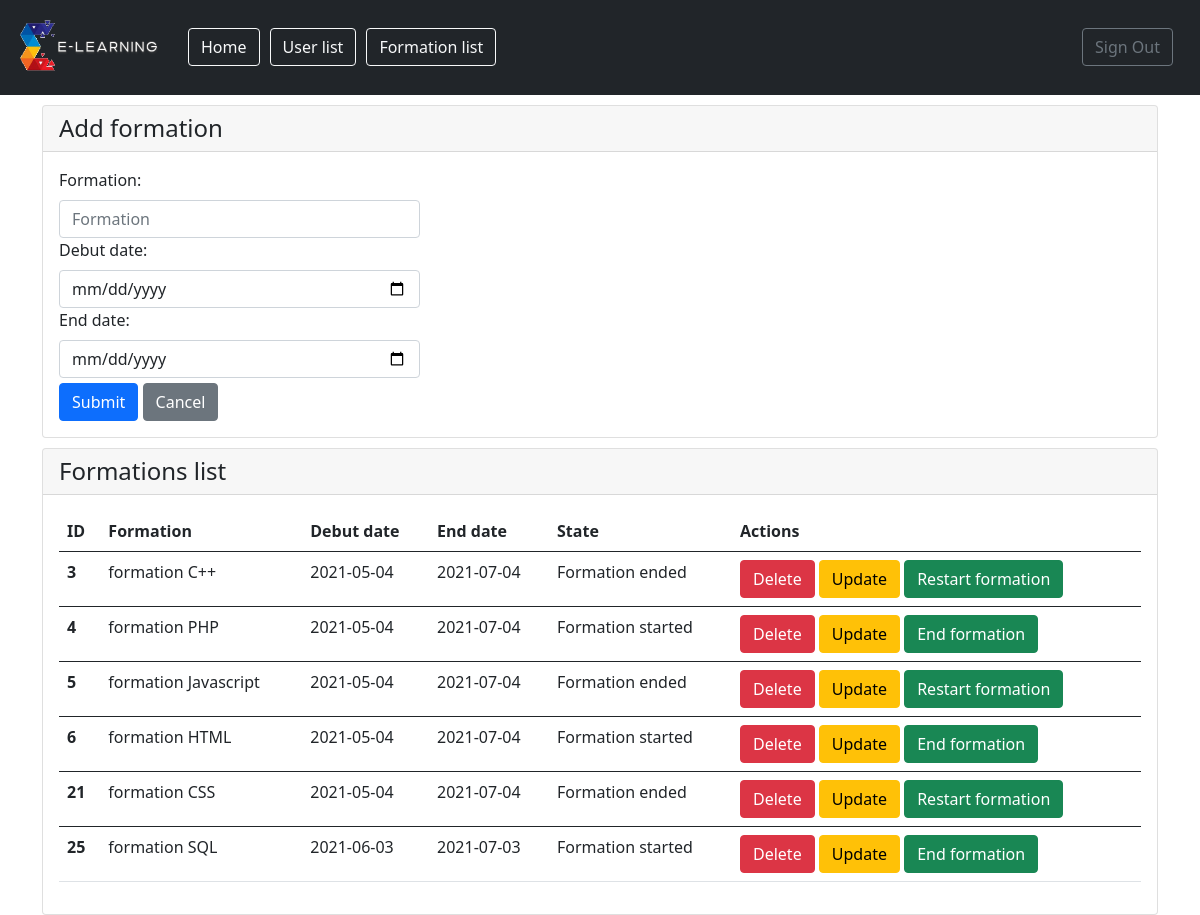
Screenshot of /formationmanagement.php with the database file from the repository.
### tables this page shows
CREATE TABLE `formation` (
  `id` int(255) NOT NULL,
  `detail` varchar(255) NOT NULL,
  `date_debut` date NOT NULL,
  `date_fin` date NOT NULL,
  `etat` int(11) NOT NULL
);

### formationmanagement.php (the view, shortened to what this page needs)
<?php
  include("connexion.php");
?>
<?php
  $modify=NULL;
  $sql="SELECT * FROM formation;";
  $query=$db->prepare($sql);
  $ex=$query->execute();
  $result=$query->fetchAll(PDO::FETCH_ASSOC);
?>
<!DOCTYPE html>
<html lang="en">
<head>
</head>
<body>
    <?php include("menu.php"); ?>
    <div class="container" style="margin-top:10px;">
  <div class="card">
<h4 class="card-header">Add formation</h4>
  <div class="card-body">
              <div class="col-sm-4">
                  <form method="POST" action="formationmanagement.php">
                      <label for="exampleFormControlInput1" class="form-label">Formation:</label>
                      <input class="form-control" type="text" value="<?php if ($modify) { echo $modify['detail'];} ?>" name="detail" placeholder="Formation" aria-label="default input example">
                      <label for="exampleFormControlInput1" class="form-label">Debut date:</label>
                      <input class="form-control" type="date" value="<?php if ($modify) { echo $modify['date_debut'];} ?>" name="date_debut" placeholder="Formation" aria-label="default input example" id="datedebut">
                      <label for="exampleFormControlInput1" class="form-label">End date:</label>
                      <input class="form-control" type="date" value="<?php if ($modify) { echo $modify['date_fin'];} ?>" name="date_fin" placeholder="Formation" aria-label="default input example" id="datefin">
              </div>
              <div style="padding-top: 5px;">
                  <button type="submit" onclick="return verify()" class="btn btn-primary">Submit</button>
                  <button type="reset" class="btn btn-secondary">Cancel</button>
              </div>
  </div>
  </div>
  <div class="card" style="margin-top:10px;">
<h4 class="card-header">Formations list</h4>
      <div class="card-body">
      <table class="table">
<thead>
<tr>
  <th scope="col">ID</th>
  <th scope="col">Formation</th>
  <th scope="col">Debut date</th>
  <th scope="col">End date</th>
  <th scope="col">State</th>
  <th scope="col">Actions</th>
</tr>
</thead>
<tbody>
  <?php foreach ($result as $el) { ?>
<tr>
  <th scope="row"> <?php echo ($el['id']); ?> </th>
  <td> <?php echo ($el['detail']);  ?> </td>
  <td> <?php echo ($el['date_debut']) ?> </td>
  <td> <?php echo ($el['date_fin']) ?> </td>
  <td>
  <?php if ($el['etat'] == 1 ){echo "Formation started";}
  else {echo "Formation ended";} ?>
  </td>
  <td>
  <a href="formationmanagement.php?id_delete=<?php echo $el['id']; ?>" class="btn btn-danger" onclick="return confirm('You want to delete ?')" >Delete</a>
  <a href="formationmanagement.php?id_update=<?php echo $el['id']; ?>" class="btn btn-warning">Update</a>
  <?php if ($el['etat'] == 0 ) { ?>
  <a href="formationmanagement.php?id_restarted=<?php echo($el['id']); ?>" class="btn btn-success">Restart formation</a>
  <?php } else { ?>
  <a href="formationmanagement.php?id_ended=<?php echo($el['id']); ?>" class="btn btn-success">End formation</a>
  <?php } ?>
  </td>
</tr>
</tbody>
<?php } ?>
</table>
      </div>
  </div>
</div>
</body>
</html>

### rows the page displays
formation: id "3", detail "formation C++", date_debut "2021-05-04", date_fin "2021-07-04", etat "Formation ended"
formation: id "4", detail "formation PHP", date_debut "2021-05-04", date_fin "2021-07-04", etat "Formation started"
formation: id "5", detail "formation Javascript", date_debut "2021-05-04", date_fin "2021-07-04", etat "Formation ended"
formation: id "6", detail "formation HTML", date_debut "2021-05-04", date_fin "2021-07-04", etat "Formation started"
formation: id "21", detail "formation CSS", date_debut "2021-05-04", date_fin "2021-07-04", etat "Formation ended"
formation: id "25", detail "formation SQL", date_debut "2021-06-03", date_fin "2021-07-03", etat "Formation started"
